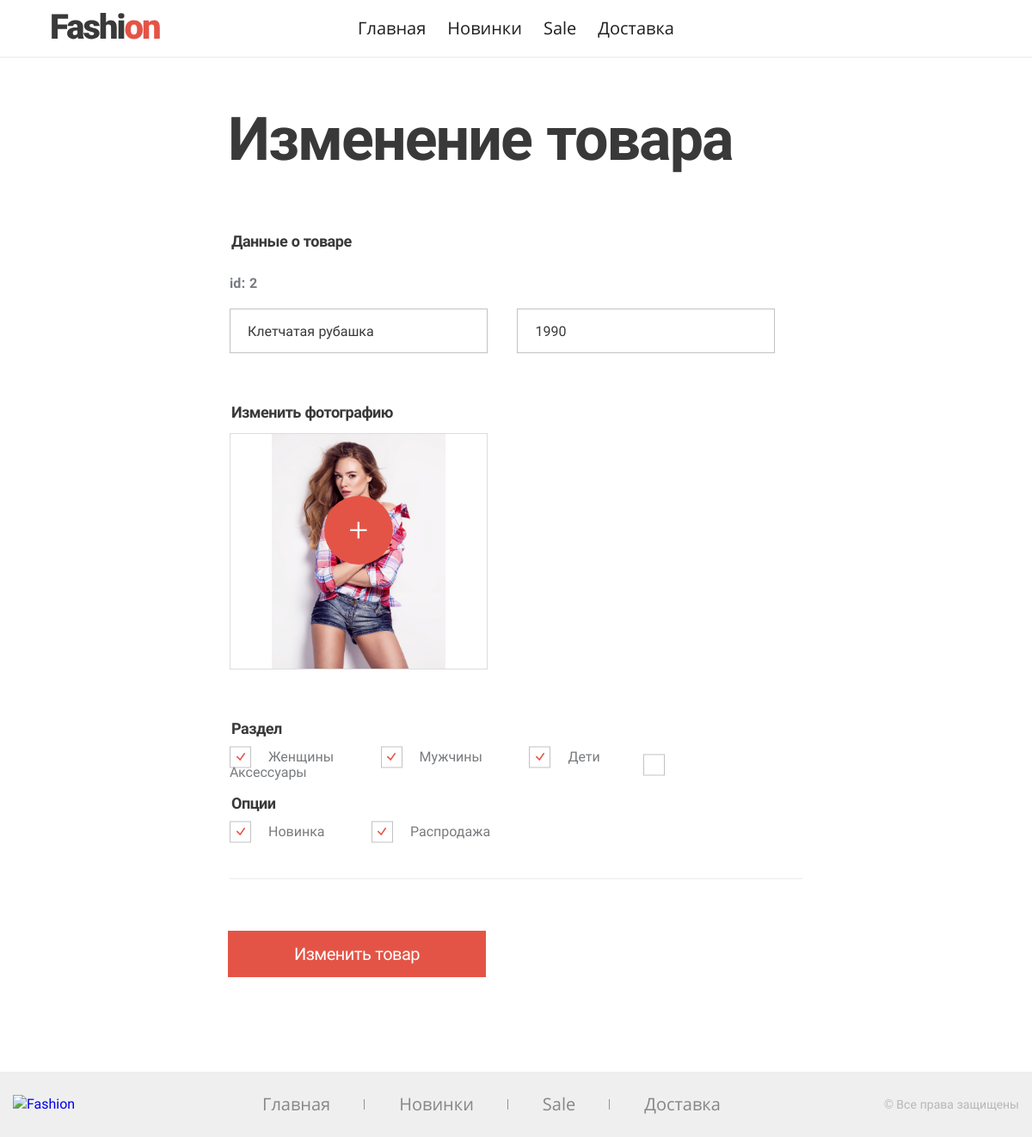
Screenshot of /edit?id=2 (signed in) with the database file from the repository.
### tables this page shows
CREATE TABLE `menu_items` (
  `id` int(11) NOT NULL,
  `name` varchar(255) NOT NULL,
  `path` varchar(255) NOT NULL
);

CREATE TABLE `products` (
  `id` int(11) NOT NULL,
  `name` varchar(255) NOT NULL,
  `price` int(32) NOT NULL,
  `date_create` datetime NOT NULL DEFAULT CURRENT_TIMESTAMP,
  `new` enum('yes','no') NOT NULL DEFAULT 'no',
  `sale` enum('yes','no') NOT NULL DEFAULT 'no',
  `img_path` varchar(255) DEFAULT NULL,
  `is_active` enum('yes','no') NOT NULL DEFAULT 'yes'
);

CREATE TABLE `categories` (
  `id` int(11) NOT NULL,
  `name` varchar(255) NOT NULL
);

### pages/edit.php (the view, shortened to what this page needs)
<?php
$access = false;
if (isset($_SESSION['user_id'])) {
    $access = getUserCategory($_SESSION['user_id']);
} else {
    $access = false;
}
$categories = getCategories();
if ($access && isset($_GET['id']) && is_numeric($_GET['id'])) {
    $product = getProductById($_GET['id']);
    $categories = getCategories();
}
?>
<?php require_once($_SERVER['DOCUMENT_ROOT'] . '/include/header.php'); ?>
<?php if ($access == true) : ?>
  <main class="page-add">
  <h1 class="h h--1">Изменение товара</h1>
  <form name="add_product" class="custom-form" method="post" id="ajax_form" action="/include/ajax/edit_product.php">
    <fieldset class="page-add__group custom-form__group">
      <legend class="page-add__small-title custom-form__title">Данные о товаре</legend>
        <p class="custom-form__input-wrapper page-add__first-wrapper">
            <b>id: <?= $product['id'] ?></b>
        </p>
      <label for="product-name" class="custom-form__input-wrapper page-add__first-wrapper">
        <input type="text" class="custom-form__input" name="product-name" id="product-name" value="<?= $product['name'] ?>" required>
      </label>
      <label for="product-price" class="custom-form__input-wrapper">
        <input type="text" class="custom-form__input" name="product-price" id="product-price" value="<?= $product['price'] ?>" required>
      </label>
    </fieldset>
    <fieldset class="page-add__group custom-form__group">
      <legend class="page-add__small-title custom-form__title">Изменить фотографию</legend>
      <ul class="add-list">
        <li class="add-list__item add-list__item--add" >
            <img src="<?= $product['img_path'] ?>">
            <label for="product-photo" ></label>
        </li>
      </ul>
    </fieldset>
      <fieldset class="page-add__group custom-form__group">
          <legend class="page-add__small-title custom-form__title">Раздел</legend>
          <?php foreach ($categories as $category) :?>
              <label for="category<?= $category['id'] ?>" class="custom-form__checkbox-label"><?= $category['name'] ?></label>
          <?php endforeach ?>
          <br><br>
          <legend class="page-add__small-title custom-form__title">Опции</legend>
          <label for="new" class="custom-form__checkbox-label">Новинка</label>
          <label for="sale" class="custom-form__checkbox-label">Распродажа</label>
      </fieldset>
    <button class="button" type="submit">Изменить товар</button>
  </form>
</main>
<?php else: ?>
    <p>Ошибка доступа! У вас недостаточно прав на просмотр этой страницы</p>
<?php endif ?>
<?php require_once($_SERVER['DOCUMENT_ROOT'] . '/include/footer.php') ?>

### include/functions.php (shortened to what this page needs)
<?php
function dbaseConnect()
{
    static $connect;
    if ($connect === null) {
        try {
            $connect = new PDO(DSN, USER, PASS, OPT);
        } catch (PDOException $e) {
            die ('Подключение не удалось' . $e->getMessage());
        }
    }
    return $connect;
}
function menuList($current_page)
{
    $menu_items = dbaseConnect()->query('SELECT name, path from menu_items;');
    foreach ($menu_items as $item) {
        include ('menu_item.php');
    }
}
function getCategories()
{
    return dbaseConnect()->query('SELECT id, name FROM categories');
}
function getUserCategory($user_id, $group_name = GROUP_NAME)
{
    $stmt = dbaseConnect()->prepare('
    SELECT group_id FROM group_user AS gu JOIN groups AS g ON gu.group_id = g.id
    WHERE gu.user_id = :user_id AND g.name = :group_name LIMIT 1;');
    $stmt->execute(['user_id' => $user_id, 'group_name' => $group_name]);
    $result = $stmt->fetch();
    if ($result['group_id'] != null) {
        return true;
    } else {
        return false;
    }
}
function getProductById($id)
{
    $stmt = dbaseConnect()->prepare('SELECT id, name, price, img_path, new, sale FROM products WHERE id = ?');
    $stmt->execute([$id]);
    return $stmt->fetch();
}

### include/menu_item.php
<li>
    <a class="main-menu__item <?= ($current_page == $item['name']) ? 'active"' : '" href=' . '"' . $item['path'] . '"' ?>>
        <?= $item['name'] ?>
    </a>
</li>

### rows the page displays
menu_items: name "Главная"
menu_items: name "Новинки"
menu_items: name "Sale"
menu_items: name "Доставка"
products: id "2", product-name "Клетчатая рубашка", product-price "1990", img_path (picture)
categories: name "Женщины"
categories: name "Мужчины"
categories: name "Дети"
categories: name "Аксессуары"
